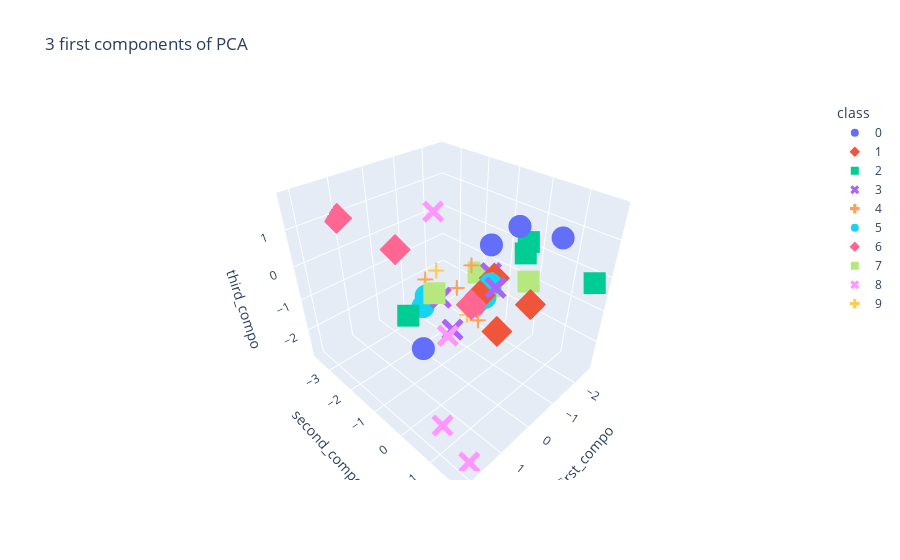

Notebook cell for this chart:
### Code cell
fig = px.scatter_3d(df, x='first_compo', y='second_compo',z='third_compo',color='class',symbol='class',
                    title="3 first components of FDA")
fig.show()

### Figure 1 — Plotly figure (JSON) as saved in the notebook; plotly's stock layout.template omitted (floating-point values rounded to 4 significant figures)
{"data": [{"hovertemplate": "class=0<br>first_compo=%{x}<br>second_compo=%{y}<br>third_compo=%{z}<extra></extra>", "legendgroup": "0", "marker": {"color": "#636efa", "symbol": "circle"}, "mode": "markers", "name": "0", "scene": "scene", "showlegend": true, "type": "scatter3d", "x": [-0.7003, -0.2904, -0.4505, 0.8583], "y": [1.65, 0.2441, 0.8081, -0.7565], "z": [1.742, 1.189, 1.77, -1.646]}, {"hovertemplate": "class=1<br>first_compo=%{x}<br>second_compo=%{y}<br>third_compo=%{z}<extra></extra>", "legendgroup": "1", "marker": {"color": "#EF553B", "symbol": "diamond"}, "mode": "markers", "name": "1", "scene": "scene", "showlegend": true, "type": "scatter3d", "x": [-0.7238, -0.4628, -1.482, 0.1928], "y": [0.04035, 0.4337, 0.6173, 0.4106], "z": [0.05136, -1.175, -0.8155, 0.2113]}, {"hovertemplate": "class=2<br>first_compo=%{x}<br>second_compo=%{y}<br>third_compo=%{z}<extra></extra>", "legendgroup": "2", "marker": {"color": "#00cc96", "symbol": "square"}, "mode": "markers", "name": "2", "scene": "scene", "showlegend": true, "type": "scatter3d", "x": [1.133, -1.255, -0.7342, -2.237], "y": [-0.9127, 0.4662, 0.864, 1.771], "z": [-0.5552, 0.6705, 1.33, 0.0142]}, {"hovertemplate": "class=3<br>first_compo=%{x}<br>second_compo=%{y}<br>third_compo=%{z}<extra></extra>", "legendgroup": "3", "marker": {"color": "#ab63fa", "symbol": "x"}, "mode": "markers", "name": "3", "scene": "scene", "showlegend": true, "type": "scatter3d", "x": [0.818, -0.7198, 0.06505, 0.9791], "y": [0.2044, -0.06509, 0.7165, 0.0186], "z": [-0.4964, 0.1381, 0.4976, 0.3501]}, {"hovertemplate": "class=4<br>first_compo=%{x}<br>second_compo=%{y}<br>third_compo=%{z}<extra></extra>", "legendgroup": "4", "marker": {"color": "#FFA15A", "symbol": "cross"}, "mode": "markers", "name": "4", "scene": "scene", "showlegend": true, "type": "scatter3d", "x": [0.1304, -0.339, 0.4821, 1.101], "y": [-0.3443, -0.3411, 0.6281, -0.3108], "z": [0.001426, 0.4011, -0.1818, 0.7128]}, {"hovertemplate": "class=5<br>first_compo=%{x}<br>second_compo=%{y}<br>third_compo=%{z}<extra></extra>", "legendgroup": "5", "marker": {"color": "#19d3f3", "symbol": "circle"}, "mode": "markers", "name": "5", "scene": "scene", "showlegend": true, "type": "scatter3d", "x": [0.7935, -0.1269, -0.04356, 1.019], "y": [-0.7806, 0.4131, 0.3477, -0.3973], "z": [-0.407, 0.3533, 0.005678, 0.2059]}, {"hovertemplate": "class=6<br>first_compo=%{x}<br>second_compo=%{y}<br>third_compo=%{z}<extra></extra>", "legendgroup": "6", "marker": {"color": "#FF6692", "symbol": "diamond"}, "mode": "markers", "name": "6", "scene": "scene", "showlegend": true, "type": "scatter3d", "x": [1.024, 0.6195, 0.6721, -0.1893], "y": [-3.6, 0.5485, -1.811, -0.002439], "z": [0.9187, 0.2649, 0.6267, -0.4049]}, {"hovertemplate": "class=7<br>first_compo=%{x}<br>second_compo=%{y}<br>third_compo=%{z}<extra></extra>", "legendgroup": "7", "marker": {"color": "#B6E880", "symbol": "square"}, "mode": "markers", "name": "7", "scene": "scene", "showlegend": true, "type": "scatter3d", "x": [-2.604, -1.993, -2.379, 1.845], "y": [-2.074, -1.132, -0.1117, 0.7636], "z": [-1.635, -1.384, -0.9134, 1.286]}, {"hovertemplate": "class=8<br>first_compo=%{x}<br>second_compo=%{y}<br>third_compo=%{z}<extra></extra>", "legendgroup": "8", "marker": {"color": "#FF97FF", "symbol": "x"}, "mode": "markers", "name": "8", "scene": "scene", "showlegend": true, "type": "scatter3d", "x": [1.763, -0.07403, 2.145, 1.022], "y": [1.659, -1.296, 1.241, 0.2656], "z": [-2.821, 1.502, -1.613, -0.5086]}, {"hovertemplate": "class=9<br>first_compo=%{x}<br>second_compo=%{y}<br>third_compo=%{z}<extra></extra>", "legendgroup": "9", "marker": {"color": "#FECB52", "symbol": "cross"}, "mode": "markers", "name": "9", "scene": "scene", "showlegend": true, "type": "scatter3d", "x": [0.4746, -0.2724, -0.06224, 0.002144], "y": [-0.6484, 0.3531, 0.2443, -0.1253], "z": [0.4904, 0.3553, 0.19, -0.7219]}], "layout": {"legend": {"title": {"text": "class"}, "tracegroupgap": 0}, "scene": {"domain": {"x": [0, 1], "y": [0, 1]}, "xaxis": {"title": {"text": "first_compo"}}, "yaxis": {"title": {"text": "second_compo"}}, "zaxis": {"title": {"text": "third_compo"}}}, "title": {"text": "3 first components of PCA"}}}
